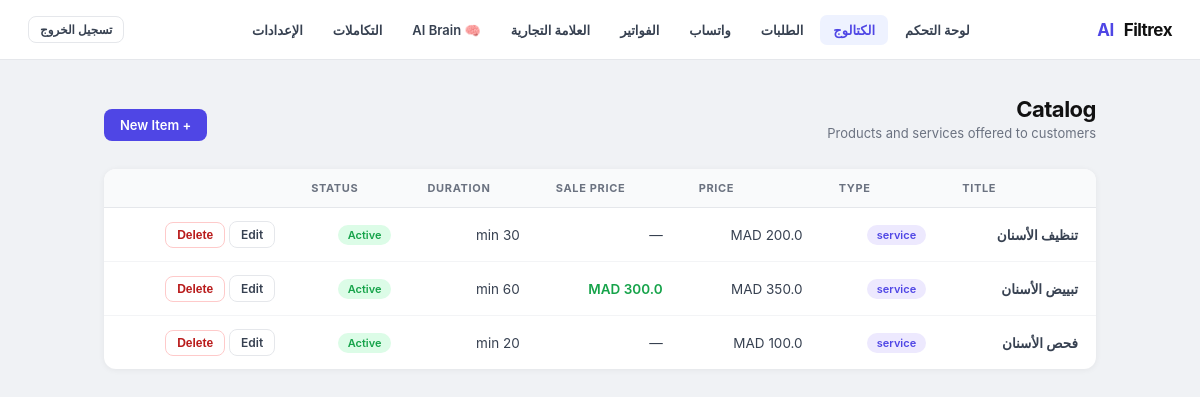
The app's page /admin/catalog (signed in) with its own data.
### tables this page shows
CREATE TABLE clients (
                id                INTEGER PRIMARY KEY AUTOINCREMENT,
                name              TEXT NOT NULL,
                business_type     TEXT DEFAULT 'clinic',
                default_language  TEXT DEFAULT 'ar',
                currency          TEXT DEFAULT 'MAD',
                timezone          TEXT DEFAULT 'Africa/Casablanca',
                admin_whatsapp    TEXT,
                ultramsg_instance TEXT,
                ultramsg_token    TEXT,
                is_active         INTEGER DEFAULT 1,
                created_at        TEXT DEFAULT (datetime('now'))
            , whatsapp_connected INTEGER DEFAULT 0, onboarding_step INTEGER DEFAULT 0, referral_code   TEXT, referred_by     INTEGER, referral_count  INTEGER DEFAULT 0, brand_name          TEXT, logo_url            TEXT, primary_color       TEXT DEFAULT '#4f46e5', custom_domain       TEXT, white_label_enabled INTEGER DEFAULT 0, business_whatsapp_number TEXT, whatsapp_connection_status TEXT DEFAULT 'not_connected', whatsapp_provider TEXT DEFAULT 'ultramsg', plan TEXT DEFAULT 'free', subscription_id TEXT, subscription_status TEXT DEFAULT 'inactive', is_trial          INTEGER DEFAULT 0, trial_started_at  TEXT, trial_ends_at     TEXT, affiliate_enabled  INTEGER DEFAULT 1, affiliate_code     TEXT, affiliate_earnings REAL    DEFAULT 0.0, affiliate_rate     REAL    DEFAULT 0.20, assistant_tone        TEXT DEFAULT 'friendly', assistant_goal        TEXT DEFAULT 'book_appointments', business_description  TEXT DEFAULT '', policies              TEXT DEFAULT '', fallback_message      TEXT DEFAULT '');

CREATE TABLE catalogs (
                id           INTEGER PRIMARY KEY AUTOINCREMENT,
                client_id    INTEGER NOT NULL REFERENCES clients(id),
                title        TEXT NOT NULL,
                type         TEXT DEFAULT 'service',
                price        REAL DEFAULT 0,
                sale_price   REAL,
                description  TEXT,
                duration_min INTEGER,
                stock_qty    INTEGER,
                is_active    INTEGER DEFAULT 1,
                created_at   TEXT DEFAULT (datetime('now'))
            );

### app.py (the view)
@app.route("/admin/catalog")
def admin_catalog():
    guard = _admin_guard()
    if guard:
        return guard
    cid = _session_client_id()
    client = get_client(cid)
    con = get_db_connection()
    try:
        items = [dict(r) for r in con.execute(
            "SELECT * FROM catalogs WHERE client_id=? ORDER BY id ASC", (cid,)
        ).fetchall()]
    finally:
        con.close()
    return render_template("admin/catalog.html", items=items,
                           currency=client.get("currency", "MAD"), active="catalog")

### app.py (called while the page is built)
@app.context_processor
def _inject_branding():
    return {"branding": getattr(g, "branding", {"brand_name": "Filtrex AI",
                                                  "logo_url": None,
                                                  "primary_color": "#4f46e5",
                                                  "white_label_enabled": 0})}

def t(key, lang="en"):
    lang = lang if lang in TRANSLATIONS else "en"
    return TRANSLATIONS[lang].get(key) or TRANSLATIONS["en"].get(key, key)

@app.context_processor
def _inject_lang():
    cid = session.get("client_id")
    lang = "en"
    if cid:
        _con = sqlite3.connect("bookings.db", timeout=10)
        _con.row_factory = sqlite3.Row
        try:
            _row = _con.execute(
                "SELECT default_language FROM clients WHERE id=?", (cid,)
            ).fetchone()
        finally:
            _con.close()
        if _row:
            lang = _row["default_language"] or "en"
    return {"lang": lang, "t": t}

def get_db_connection():
    con = sqlite3.connect(DB_FILE, timeout=10)
    con.row_factory = sqlite3.Row
    return con

def _session_client_id():
    cid = session.get("client_id")
    return int(cid) if cid else CLIENT_ID

def get_client(client_id=CLIENT_ID):
    con = get_db_connection()
    try:
        row = con.execute("SELECT * FROM clients WHERE id=?", (client_id,)).fetchone()
    finally:
        con.close()
    return dict(row) if row else {}

def _admin_guard():
    if not session.get("logged_in"):
        return redirect(url_for("login"))
    cid = session.get("client_id")
    if cid:
        print(f"[AUTH_CLIENT_ID] client_id={cid} path={request.path}")
    return None

### templates/admin/catalog.html (shortened to what this page needs)
{% extends "admin/layout.html" %}
{% block content %}
<div class="page-head">
  <div>
    <h1 class="page-title">Catalog</h1>
    <p class="page-sub">Products and services offered to customers</p>
  </div>
  <a href="/admin/catalog/new" class="btn btn-primary">+ New Item</a>
</div>
<div class="card">
  {% if items %}
  <table>
    <thead>
      <tr>
        <th>Title</th>
        <th>Type</th>
        <th>Price</th>
        <th>Sale Price</th>
        <th>Duration</th>
        <th>Status</th>
        <th></th>
      </tr>
    </thead>
    <tbody>
    {% for item in items %}
    <tr>
      <td style="font-weight:600">{{ item.title }}</td>
      <td><span class="badge badge-purple">{{ item.type }}</span></td>
      <td>{{ item.price }} {{ currency }}</td>
      <td>{% if item.sale_price %}<span style="color:#16a34a;font-weight:600">{{ item.sale_price }} {{ currency }}</span>{% else %}—{% endif %}</td>
      <td>{% if item.duration_min %}{{ item.duration_min }} min{% else %}—{% endif %}</td>
      <td>
        {% if item.is_active %}
          <span class="badge badge-green">Active</span>
        {% else %}
          <span class="badge badge-gray">Inactive</span>
        {% endif %}
      </td>
      <td style="text-align:right">
        <a href="/admin/catalog/{{ item.id }}/edit" class="btn btn-ghost btn-sm">Edit</a>
        <form method="post" action="/admin/catalog/{{ item.id }}/delete" style="display:inline" onsubmit="return confirm('Delete this item?')">
          <button type="submit" class="btn btn-danger btn-sm">Delete</button>
        </form>
      </td>
    </tr>
    {% endfor %}
    </tbody>
  </table>
  {% else %}
  <div class="empty">
    <div class="empty-icon">🗂️</div>
    <div class="empty-text">No catalog items yet</div>
    <div class="empty-sub"><a href="/admin/catalog/new" style="color:#4f46e5">Add your first item</a></div>
  </div>
  {% endif %}
</div>
{% endblock %}

### templates/admin/layout.html (shortened to what this page needs)
<!DOCTYPE html>
<html lang="{{ lang }}" dir="{{ 'rtl' if lang == 'ar' else 'ltr' }}">
<head>
</head>
<body>
<nav class="nav">
  <div class="nav-brand">
    {% if branding.logo_url %}
      <img src="{{ branding.logo_url }}" alt="{{ branding.brand_name }}"
           style="height:32px;width:auto;object-fit:contain;border-radius:4px;" />
    {% else %}
      {% set _parts = branding.brand_name.split() %}
      {% if _parts|length >= 2 %}
        {{ _parts[:-1]|join(' ') }} <span>{{ _parts[-1] }}</span>
      {% else %}
        <span>{{ branding.brand_name }}</span>
      {% endif %}
    {% endif %}
  </div>
  <div class="nav-links">
    <a href="/admin/dashboard" class="nav-link {% if active=='dashboard' %}active{% endif %}">{{ t("nav_dashboard", lang) }}</a>
    <a href="/admin/catalog" class="nav-link {% if active=='catalog' %}active{% endif %}">{{ t("nav_catalog", lang) }}</a>
    <a href="/admin/orders" class="nav-link {% if active=='orders' %}active{% endif %}">{{ t("nav_orders", lang) }}</a>
    <a href="/admin/connect-whatsapp" class="nav-link {% if active=='whatsapp' %}active{% endif %}">{{ t("nav_whatsapp", lang) }}</a>
    <a href="/admin/billing" class="nav-link {% if active=='billing' %}active{% endif %}">{{ t("nav_billing", lang) }}</a>
    <a href="/admin/branding" class="nav-link {% if active=='branding' %}active{% endif %}">{{ t("nav_branding", lang) }}</a>
    <a href="/admin/ai-brain" class="nav-link {% if active=='ai-brain' %}active{% endif %}">🧠 AI Brain</a>
    <a href="/admin/integrations" class="nav-link {% if active=='integrations' %}active{% endif %}">{{ t("nav_integrations", lang) }}</a>
    <a href="/admin/settings" class="nav-link {% if active=='settings' %}active{% endif %}">{{ t("nav_settings", lang) }}</a>
  </div>
  <div class="nav-right">
    <a href="/logout" class="btn btn-ghost btn-sm">{{ t("nav_logout", lang) }}</a>
  </div>
</nav>
<div class="shell">
  {% block content %}{% endblock %}
</div>
</body>
</html>

### records on screen
clients: default_language "لوحة التحكم", default_language "الكتالوج", default_language "الطلبات", default_language "واتساب", default_language "الفواتير", default_language "العلامة التجارية", default_language "التكاملات", default_language "الإعدادات", default_language "تسجيل الخروج", currency "MAD"
catalogs: title "تنظيف الأسنان", type "service", is_active "Active"
catalogs: title "تبييض الأسنان", type "service", is_active "Active"
catalogs: title "فحص الأسنان", type "service", is_active "Active"

### other values on screen
{{ _parts[:-1]|join(' ') }} "Filtrex"
{{ _parts[-1] }} "AI"
